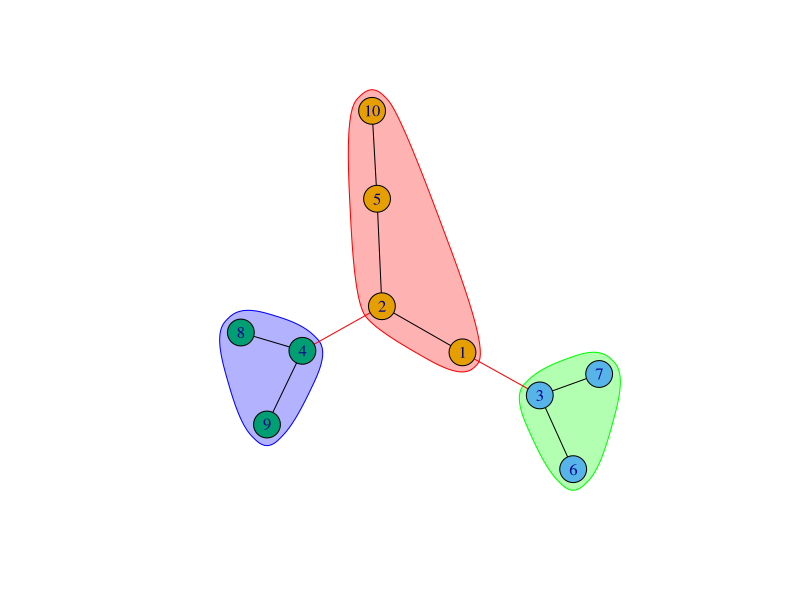
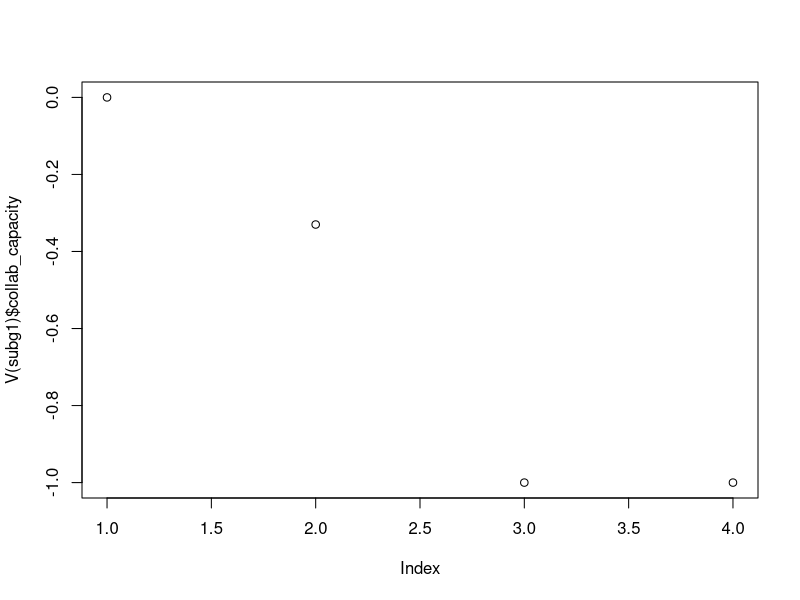

Source code (R) for these figures, in order:
## ---- chunk 1
knitr::opts_chunk$set(echo = TRUE)
## ---- chunk 2
# Generate a theoretical tree graph use Fast greedy alg to do community detection. 
library(igraph)
tr <- make_tree(10, children = 2, mode = "undirected")
cfg <- cluster_fast_greedy(as.undirected(tr))
plot(cfg, as.undirected(tr))
## ---- chunk 3
class(cfg)
length(cfg)
modularity(cfg)
membership(cfg)
crossing(cfg, tr) # nodes that connects two or more communities. Bridge nodes, sort of. 

## ---- chunk 4
V(tr)$community <- cfg$membership # give the vertices attributes of community 
## ---- chunk 5
V(tr)$degree <- degree(tr) # give the vertices attributes of degree (count)
V(tr)$id <-V(tr) # give the vertices attributes of ID
## ---- chunk 6
# NOT RUN
subg <- induced_subgraph(tr, which(V(tr)$community == 1)) # just trying and playing
V(subg)$degree <- degree(subg)
vertex.attributes(subg)
# END NOT RUN 
## ---- chunk 7
community_no <- length(unique(V(tr)$community)) # Number of steps to take in loop is the number of communities.
  
for (i in 1:community_no){
  # i = 1
  subg <- induced_subgraph(tr, which(V(tr)$community == i))
  V(subg)$degree_within <- degree(subg)
  total_degree <- V(subg)$degree
  within <- V(subg)$degree_within
  V(subg)$degree_outside <- total_degree - within
 
  V(subg)$collab_capacity <- round((V(subg)$degree_outside - V(subg)$degree_within)/total_degree, 2) 
  nam <- paste("subg", i, sep = "")
  assign(nam, subg)
}

vertex.attributes(subg1)
plot(V(subg1)$collab_capacity)




